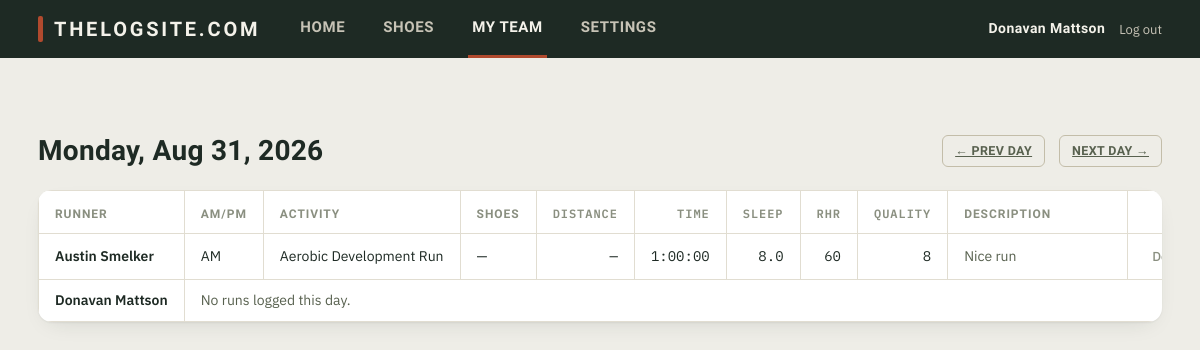
Page /team/day/2026-08-31 (signed in) on the committed database.
### tables this page shows
CREATE TABLE users (
    id                    INTEGER PRIMARY KEY AUTOINCREMENT,
    email                 TEXT NOT NULL UNIQUE COLLATE NOCASE,
    username              TEXT NOT NULL UNIQUE COLLATE NOCASE,
    password_hash         TEXT NOT NULL,
    created_at            TEXT NOT NULL,
    theme                 TEXT NOT NULL DEFAULT 'light' CHECK (theme IN ('light', 'dark')),
    notify_comments       INTEGER NOT NULL DEFAULT 1,
    notify_replies        INTEGER NOT NULL DEFAULT 1,
    notify_starred_posts  INTEGER NOT NULL DEFAULT 1,
    silent_start          TEXT,
    silent_end            TEXT,
    premium               INTEGER NOT NULL DEFAULT 0
);

CREATE TABLE runs (
    id              INTEGER PRIMARY KEY AUTOINCREMENT,
    user_id         INTEGER NOT NULL REFERENCES users(id) ON DELETE CASCADE,
    date            TEXT NOT NULL,
    am_pm           TEXT NOT NULL CHECK (am_pm IN ('AM', 'PM')),
    activity_type   TEXT NOT NULL,
    shoe_id         INTEGER REFERENCES shoes(id) ON DELETE SET NULL,
    distance        REAL,
    time_seconds    INTEGER,
    sleep_hours     REAL,
    resting_hr      INTEGER,
    description     TEXT,
    quality         INTEGER,
    image_url_1     TEXT,
    image_url_2     TEXT,
    image_url_3     TEXT,
    created_at      TEXT NOT NULL
);

### app.py (the view)
@app.route("/team/day/<date_str>")
@login_required
def team_day(date_str):
    try:
        d = date.fromisoformat(date_str)
    except ValueError:
        abort(404)
    users = db.list_users()
    raw_runs = db.list_runs_on_date(d.isoformat())
    by_user = defaultdict(list)
    for r in raw_runs:
        by_user[r["user_id"]].append(run_row_to_dict(r))
    run_ids = [r["id"] for lst in by_user.values() for r in lst]
    comments_by_run = db.list_comments_for_runs(run_ids)
    for lst in by_user.values():
        for r in lst:
            r["comments"] = comments_by_run.get(r["id"], [])
    rows = [{"user": u, "runs": by_user.get(u["id"], [])} for u in users]
    return render_template(
        "team_day.html",
        active_tab="team",
        day=d,
        day_label=f"{d.strftime('%A')}, {fmt_month_day(d)}, {d.year}",
        prev_day=(d - timedelta(days=1)).isoformat(),
        next_day=(d + timedelta(days=1)).isoformat(),
        is_today=(d == date.today()),
        rows=rows,
    )

### app.py (called while the page is built)
def get_current_user():
    uid = session.get("user_id")
    if not uid:
        return None
    return db.get_user(uid)

def login_required(view):
    @wraps(view)
    def wrapped(*args, **kwargs):
        if get_current_user() is None:
            return redirect(url_for("login", next=request.path))
        return view(*args, **kwargs)
    return wrapped

def get_csrf_token():
    if "csrf_token" not in session:
        session["csrf_token"] = secrets.token_hex(16)
    return session["csrf_token"]

@app.context_processor
def inject_globals():
    return {
        "current_user": get_current_user(),
        "csrf_token": get_csrf_token(),
        "site_name": SITE_NAME,
        "vapid_public_key": VAPID_PUBLIC_KEY,
    }

@app.before_request
def csrf_protect():
    if request.method == "POST":
        token = session.get("csrf_token")
        supplied = request.form.get("csrf_token") or request.headers.get("X-CSRFToken")
        if not token or not supplied or not secrets.compare_digest(token, supplied):
            abort(400, description="Your session expired or the form was tampered with. Go back and try again.")

def format_seconds(total_seconds):
    if total_seconds is None:
        return ""
    total_seconds = int(total_seconds)
    h, rem = divmod(total_seconds, 3600)
    m, s = divmod(rem, 60)
    if h:
        return f"{h}:{m:02d}:{s:02d}"
    return f"{m}:{s:02d}"

def fmt_month_day(d):
    return f"{d.strftime('%b')} {d.day}"

### db.py (called while the page is built)
def get_db():
    conn = sqlite3.connect(DB_PATH)
    conn.row_factory = sqlite3.Row
    conn.execute("PRAGMA foreign_keys = ON")
    return conn

def get_user(user_id):
    conn = get_db()
    row = conn.execute("SELECT * FROM users WHERE id = ?", (user_id,)).fetchone()
    conn.close()
    return row

def list_users():
    conn = get_db()
    rows = conn.execute("SELECT * FROM users ORDER BY username COLLATE NOCASE ASC").fetchall()
    conn.close()
    return rows

def list_runs_on_date(date_str):
    conn = get_db()
    rows = conn.execute(
        RUN_SELECT + " WHERE runs.date = ? ORDER BY runs.created_at ASC", (date_str,)
    ).fetchall()
    conn.close()
    return rows

### templates/team_day.html (shortened to what this page needs)
{% extends "base.html" %}
{% from "_run_row.html" import run_row with context %}
{% block content %}
<section class="log-header">
  <h1 class="page-title">{{ day_label }}</h1>
  <div class="week-nav">
    <a href="{{ url_for('team_day', date_str=prev_day) }}" class="btn btn-ghost btn-small">&larr; Prev day</a>
    {% if not is_today %}
    <a href="{{ url_for('team_day', date_str=next_day) }}" class="btn btn-ghost btn-small">Next day &rarr;</a>
    {% else %}
    <span class="btn btn-ghost btn-small btn-disabled">Next day &rarr;</span>
    {% endif %}
  </div>
</section>
<section class="log">
  <div class="table-scroll">
    <table class="log-table">
      <thead>
        <tr>
          <th>Runner</th>
          <th>AM/PM</th>
          <th>Activity</th>
          <th>Shoes</th>
          <th class="num">Distance</th>
          <th class="num">Time</th>
          <th class="num">Sleep</th>
          <th class="num">RHR</th>
          <th class="num">Quality</th>
          <th>Description</th>
          <th class="actions-col"></th>
        </tr>
      </thead>
      <tbody>
        {% for row in rows %}
          {% if row.runs %}
            {% for run in row.runs %}
              {{ run_row(run, editable=False, show_date=False, runner_username=row.user.username) }}
            {% endfor %}
          {% else %}
          <tr class="run-row-empty">
            <td><a class="runner-link" href="{{ url_for('user_profile', username=row.user.username) }}">{{ row.user.username }}</a></td>
            <td colspan="10" class="desc">No runs logged this day.</td>
          </tr>
          {% endif %}
        {% endfor %}
      </tbody>
    </table>
  </div>
</section>
{% endblock %}

### templates/base.html (shortened to what this page needs)
<!doctype html>
<html lang="en" data-theme="{{ current_user.theme if current_user else 'light' }}">
<head>
<link rel="stylesheet" href="{{ url_for('static', filename='style.css') }}">
</head>
<body>
<header class="topbar">
  <div class="topbar-inner">
    <span class="wordmark">{{ site_name }}</span>
    {% if current_user %}
    <nav class="tabs">
      <a href="{{ url_for('home') }}" class="tab {{ 'is-active' if active_tab == 'home' else '' }}">Home</a>
      <a href="{{ url_for('shoes') }}" class="tab {{ 'is-active' if active_tab == 'shoes' else '' }}">Shoes</a>
      <a href="{{ url_for('team') }}" class="tab {{ 'is-active' if active_tab == 'team' else '' }}">My Team</a>
      <a href="{{ url_for('settings') }}" class="tab {{ 'is-active' if active_tab == 'settings' else '' }}">Settings</a>
    </nav>
    <div class="topbar-user">
      <span class="topbar-username-link">{{ current_user.username }}</span>
      <form method="post" action="{{ url_for('logout') }}" class="inline-form">
        <button type="submit" class="link-btn">Log out</button>
      </form>
    </div>
    {% else %}
    <nav class="tabs">
      <a href="{{ url_for('login') }}" class="tab {{ 'is-active' if active_tab == 'login' else '' }}">Log in</a>
      <a href="{{ url_for('register') }}" class="tab {{ 'is-active' if active_tab == 'register' else '' }}">Sign up</a>
    </nav>
    {% endif %}
  </div>
</header>
<main class="page">
  {% block content %}{% endblock %}
</main>
</body>
</html>

### templates/_run_row.html (shortened to what this page needs)
{% macro run_row(run, editable, show_date=True, runner_username=None) %}
<tr class="run-row"
    data-run-id="{{ run.id }}"
    data-date="{{ run.date }}"
    data-am-pm="{{ run.am_pm }}"
    data-activity-type="{{ run.activity_type }}"
    data-shoe-id="{{ run.shoe_id or '' }}"
    data-distance="{{ run.distance if run.distance is not none else '' }}"
    data-time="{{ run.time_display }}"
    data-sleep-hours="{{ run.sleep_hours if run.sleep_hours is not none else '' }}"
    data-resting-hr="{{ run.resting_hr if run.resting_hr is not none else '' }}"
    data-description="{{ run.description }}"
    data-quality="{{ run.quality if run.quality is not none else '' }}"
    data-image-url-1="{{ run.image_url_1 }}"
    data-image-url-2="{{ run.image_url_2 }}"
    data-image-url-3="{{ run.image_url_3 }}">
  {% if show_date %}
  <td>{{ run.weekday }} {{ run.date[5:7] }}/{{ run.date[8:10] }}</td>
  {% else %}
  <td><a class="runner-link" href="{{ url_for('user_profile', username=runner_username) }}">{{ runner_username }}</a></td>
  {% endif %}
  <td>{{ run.am_pm }}</td>
  <td>{{ run.activity_type }}</td>
  <td>{{ run.shoe_label or '—' }}</td>
  <td class="num">{{ '%.2f'|format(run.distance) if run.distance is not none else '—' }}</td>
  <td class="num">{{ run.time_display or '—' }}</td>
  <td class="num">{{ run.sleep_hours if run.sleep_hours is not none else '—' }}</td>
  <td class="num">{{ run.resting_hr if run.resting_hr is not none else '—' }}</td>
  <td class="num">{{ run.quality if run.quality is not none else '—' }}</td>
  <td class="desc">{{ run.description or '—' }}</td>
  <td class="actions-col">
    <button type="button" class="icon-btn details-toggle" data-target="details-row-{{ run.id }}">Details{% if run.comments|length %} ({{ run.comments|length }}){% endif %}</button>
  </td>
</tr>
{% endmacro %}

### rows in the picture
users: username "Donavan Mattson", user.username "Donavan Mattson"
runs: am_pm "AM", activity_type "Aerobic Development Run", shoe_label "—", distance "—", time_display "1:00:00", sleep_hours "8.0", resting_hr "60", quality "8", description "Nice run"
users: username "Austin Smelker"

### other values in the picture
{{ site_name }} "THELOGSITE.COM"
{{ day_label }} "Monday, Aug 31, 2026"
